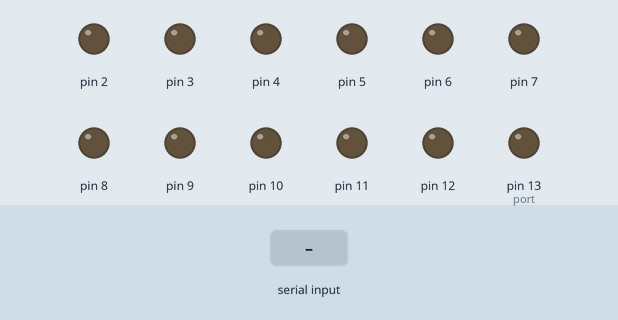
The sketch below on a simulated Arduino Uno, built with avr-gcc and run on an emulated ATmega328P. Parts: output pins drawn as LEDs (lit = HIGH). The test bench sets the inputs (shaded band).

Above: at 1.2 s.
1.3 s: "1\n" received over Serial
At 2.6 s:
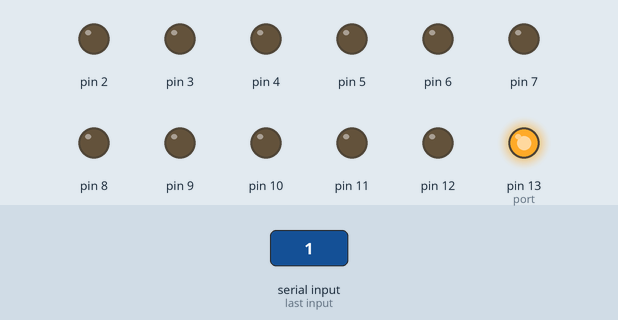
2.9 s: "0\n" received over Serial
At 3.9 s:
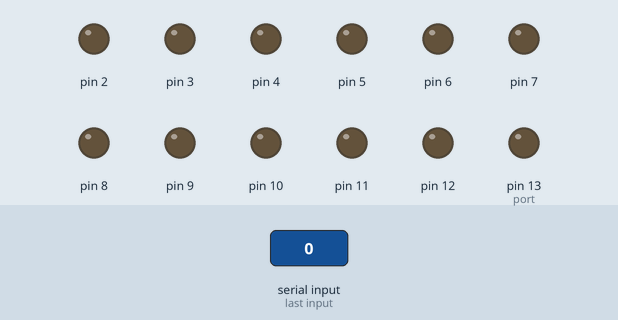
4.5 s: "2\n" received over Serial
At 5.1 s:
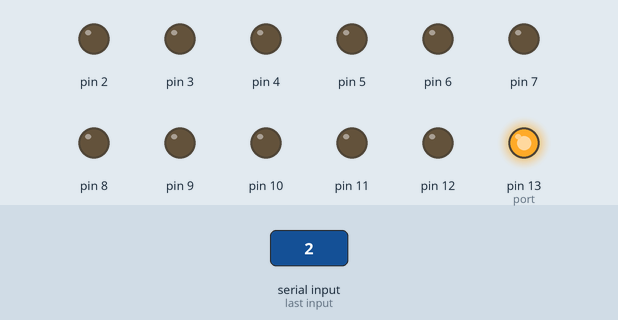
Timing chart, 0 to 7.5 s (numbered marks = the images above; inputs shaded):
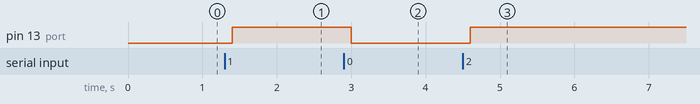

Measured:
- after the input at 1.3 s, pin 13 (port): LOW → HIGH after 0.10 s
- after the input at 2.9 s, pin 13 (port): HIGH → LOW after 0.10 s
- after the input at 4.5 s, pin 13 (port): LOW → HIGH after 0.10 s

The sketch:

mc.ino
```cpp
int sett, port_tens, port_units, port;
int i, start_port=2, end_port=13;
int stat[] = {0, 0, 0,  0, 0, 0,  0, 0, 0,  0, 0, 0,  0,0};//holds port status
int input[3], index=0, tmp;
void on(int port) {
  //Sets the given port to HIGH
  stat[port]=1;
  digitalWrite(port, HIGH);
}
void off(int port) {
  //Sets the given port to LOW
  stat[port]=0;
  digitalWrite(port, LOW);
}
void toggle(int port) {
  //Toggles the given port
  if(stat[port]==0)  on(port);
  else  off(port);
}

void setup(){
  //Prepare the device for use:Runs on boot
  for(i = start_port; i <= end_port; i++) {//set ports to output,low
    pinMode(i, OUTPUT);
    digitalWrite(i, LOW);
    stat[i] = 0;
  }
  Serial.begin(9600);
}

void loop(){
  if(Serial.available()) {
    delay(100);
    while (Serial.available()) {
      tmp = Serial.read();
      tmp = tmp - '0';
      input[index] = tmp;
      index++;
    }
    index = 0;
    sett = input[0];
    port = input[1]*10 + input[2]; //The port to be controlled
    if(port<3 || port>13) port=13;
    switch(sett) {
        case 0:
            off(port);
            break;
        case 1:
            on(port);
            break;
        case 2:
            toggle(port);
            break;
    }
  }
}
```
